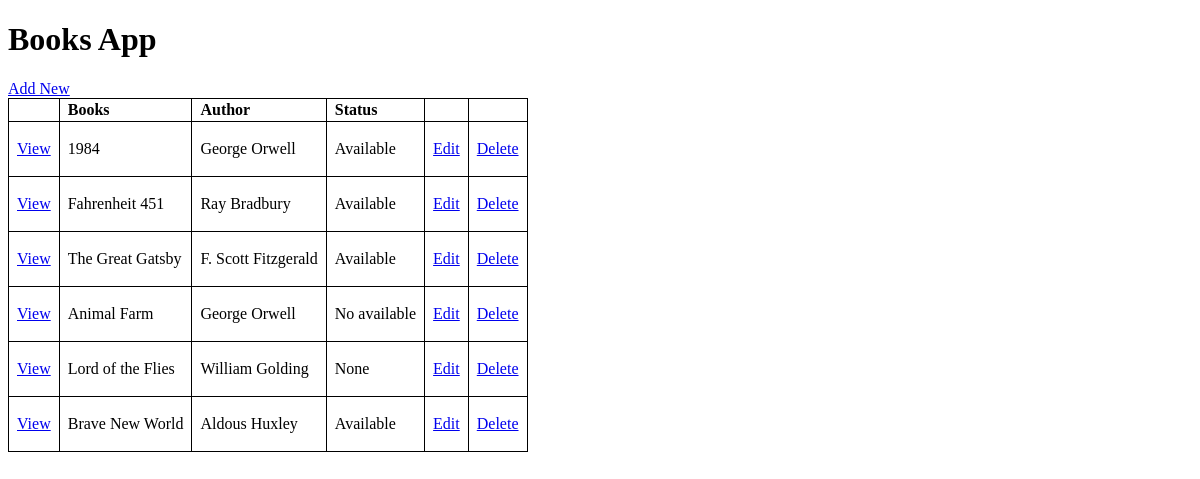
The app's page /, older data.
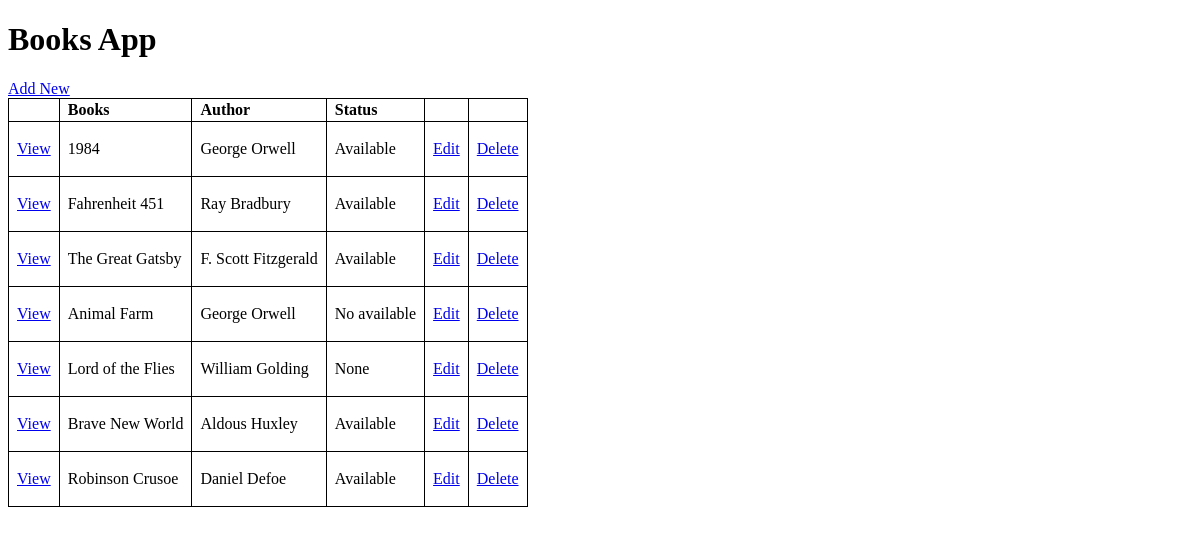
The same page, newer data.
### bookapp/models.py (models this page shows, shortened)
class Book(models.Model):
    title = models.CharField(max_length=200, null=True, blank=True)
    author = models.CharField(max_length=200, null=True, blank=True)
    STATUS = (
        ("Available", "Available"),
        ("No available", "No available"),
    )
    status = models.CharField(max_length=200, choices=STATUS, null=True, blank=True)
    CHECKED = (
        ("None", "None"),
    )
    checked = models.CharField(max_length=200, choices=CHECKED, null=True, blank=True)
    created = models.DateTimeField(auto_now_add=True)
    id = models.UUIDField(default=uuid.uuid1, unique=True, primary_key=True, editable=False)

### bookapp/views.py (the view)
# urls.py: path("", views.mainPage, name="mainPage"),
def mainPage(request):
    book = Book.objects.all()
    context = {
        "book": book,
    }
    return render(request, "bookapp/mainPage.html", context)

### bookapp/templates/bookapp/mainPage.html
{% extends 'main.html' %}
{% block content %}
<h1>Books App</h1>
<a href="{% url 'add-book' %}">Add New</a>
<table style="border-collapse: collapse; text-align: left;">
    <tr>
        <th style="border: solid black 1px; padding: 2px 8px;"></th>
        <th style="border: solid black 1px; padding: 2px 8px;">Books</th>
        <th style="border: solid black 1px; padding: 2px 8px;">Author</th>
        <th style="border: solid black 1px; padding: 2px 8px;">Status</th>
        <th style="border: solid black 1px; padding: 2px 8px;"></th>
        <th style="border: solid black 1px; padding: 2px 8px;"></th>
    </tr>
    {% for b in book %}
    <tr>
        <td style="border: solid black 1px; padding: 2px 8px;"><a href="{% url 'view-book' b.id %}">View</a></td>
        <td style="border: solid black 1px; padding: 2px 8px;"><p>{{b.title}}</p></td>
        <td style="border: solid black 1px; padding: 2px 8px;"><p>{{b.author}}</p></td>
        <td style="border: solid black 1px; padding: 2px 8px;"><p>{{b.status}}</p></td>
        <td style="border: solid black 1px; padding: 2px 8px;"><a href="{% url 'edit-book' b.id %}">Edit</a></td>
        <td style="border: solid black 1px; padding: 2px 8px;"><a href="{% url 'delete-book' b.id %}">Delete</a></td>
    </tr>
    {% endfor %}
</table>
{% endblock content %}

Row changes from the older to the newer data that the page shows:
added Book: title "Robinson Crusoe", author "Daniel Defoe", status "Available"
